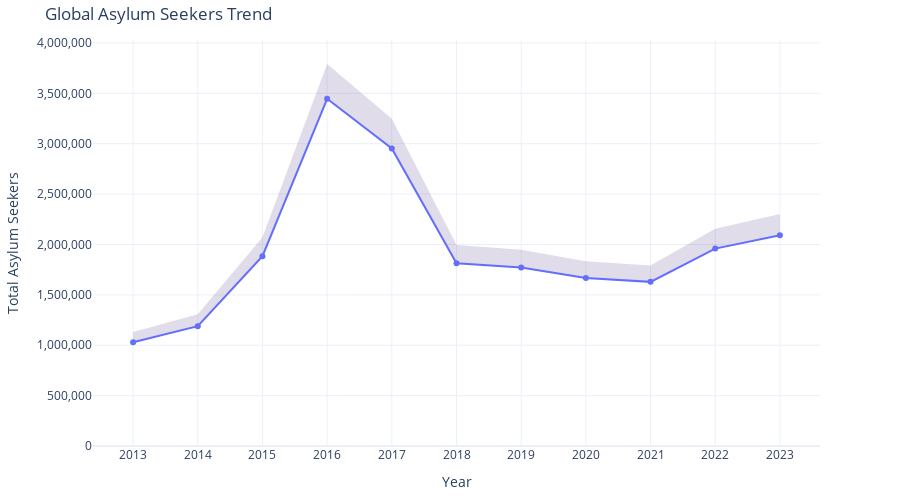

Here is the notebook cell this chart was saved with:
### Code cell
def plot_global_trend(data):
    """
    Shows worldwide asylum seekers trend over time.
    """
    # Aggregate global totals
    global_data = data.groupby('year', as_index=False).agg(
        total=('total_asylum_seekers', 'sum')
    )

    # Create interactive time series
    fig = px.line(
        global_data,
        x='year',
        y='total',
        markers=True,
        title='Global Asylum Seekers Trend',
        labels={'total': 'Number of Asylum Seekers', 'year': 'Year'},
        template='plotly_white'
    )

    # Add confidence band using quartiles
    fig.add_trace(go.Scatter(
        x=global_data['year'],
        y=global_data['total'] * 1.1,
        fill='tonexty',
        fillcolor='rgba(100, 80, 150, 0.2)',
        line=dict(color='rgba(255,255,255,0)'),
        showlegend=False,
        hoverinfo='skip'
    ))

    # Customize layout
    fig.update_layout(
        hovermode='x unified',
        xaxis=dict(tickmode='linear'),
        yaxis=dict(
            rangemode='tozero',
            tickformat=',',
            title='Total Asylum Seekers'
        ),
        margin=dict(t=40, b=40),
        height=500
    )

    fig.write_image('img/global_asylum_trend.png', scale=2)
    fig.show()

plot_global_trend(asylum_eurostat_cleaned)

### Figure 1 — Plotly figure (JSON) as saved in the notebook; plotly's stock layout.template omitted (floating-point values rounded to 4 significant figures)
{"data": [{"hovertemplate": "Year=%{x}<br>Number of Asylum Seekers=%{y}<extra></extra>", "legendgroup": "", "line": {"color": "#636efa", "dash": "solid"}, "marker": {"symbol": "circle"}, "mode": "markers+lines", "name": "", "orientation": "v", "showlegend": false, "type": "scatter", "x": [2013, 2014, 2015, 2016, 2017, 2018, 2019, 2020, 2021, 2022, 2023], "xaxis": "x", "y": [1029280, 1189275, 1884370, 3446085, 2953005, 1814255, 1770700, 1666940, 1628890, 1959025, 2092290], "yaxis": "y"}, {"fill": "tonexty", "fillcolor": "rgba(100, 80, 150, 0.2)", "hoverinfo": "skip", "line": {"color": "rgba(255,255,255,0)"}, "showlegend": false, "type": "scatter", "x": [2013, 2014, 2015, 2016, 2017, 2018, 2019, 2020, 2021, 2022, 2023], "y": [1132208, 1308000.0, 2073000.0, 3791000.0, 3248000.0, 1996000.0, 1948000.0, 1834000.0, 1792000.0, 2155000.0, 2301519]}], "layout": {"height": 500, "hovermode": "x unified", "legend": {"tracegroupgap": 0}, "margin": {"b": 40, "t": 40}, "title": {"text": "Global Asylum Seekers Trend"}, "xaxis": {"anchor": "y", "domain": [0, 1], "tickmode": "linear", "title": {"text": "Year"}}, "yaxis": {"anchor": "x", "domain": [0, 1], "rangemode": "tozero", "tickformat": ",", "title": {"text": "Total Asylum Seekers"}}}}
